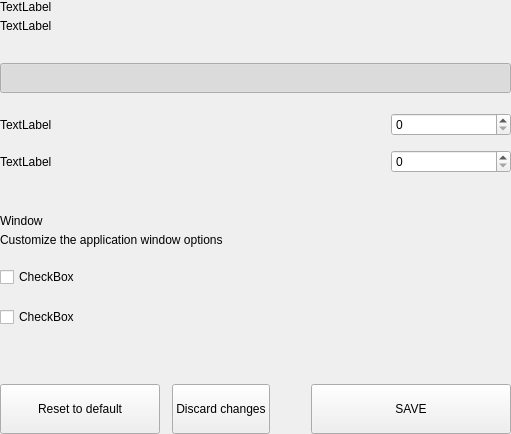
<?xml version="1.0" encoding="UTF-8"?>
<ui version="4.0">
 <class>SettingsMainOptionsWidget</class>
 <widget class="QWidget" name="SettingsMainOptionsWidget">
  <property name="geometry">
   <rect>
    <x>0</x>
    <y>0</y>
    <width>511</width>
    <height>434</height>
   </rect>
  </property>
  <property name="windowTitle">
   <string>Form</string>
  </property>
  <layout class="QVBoxLayout" name="verticalLayout">
   <property name="spacing">
    <number>0</number>
   </property>
   <property name="leftMargin">
    <number>0</number>
   </property>
   <property name="topMargin">
    <number>0</number>
   </property>
   <property name="rightMargin">
    <number>0</number>
   </property>
   <property name="bottomMargin">
    <number>0</number>
   </property>
   <item>
    <widget class="QWidget" name="left" native="true">
     <layout class="QVBoxLayout" name="verticalLayout_3">
      <property name="leftMargin">
       <number>0</number>
      </property>
      <property name="topMargin">
       <number>0</number>
      </property>
      <property name="rightMargin">
       <number>0</number>
      </property>
      <property name="bottomMargin">
       <number>0</number>
      </property>
      <item>
       <layout class="QVBoxLayout" name="verticalLayout_2">
        <property name="spacing">
         <number>0</number>
        </property>
        <item>
         <layout class="QHBoxLayout" name="horizontalLayout_3" stretch="1">
          <property name="spacing">
           <number>0</number>
          </property>
          <item>
           <layout class="QVBoxLayout" name="verticalLayoutTitle">
            <property name="spacing">
             <number>5</number>
            </property>
            <item>
             <widget class="QLabel" name="labelTitle">
              <property name="text">
               <string>TextLabel</string>
              </property>
             </widget>
            </item>
            <item>
             <widget class="QLabel" name="labelSubtitle1">
              <property name="text">
               <string>TextLabel</string>
              </property>
              <property name="wordWrap">
               <bool>true</bool>
              </property>
             </widget>
            </item>
           </layout>
          </item>
         </layout>
        </item>
        <item>
         <spacer name="verticalSpacer_2">
          <property name="orientation">
           <enum>Qt::Vertical</enum>
          </property>
          <property name="sizeType">
           <enum>QSizePolicy::Fixed</enum>
          </property>
          <property name="sizeHint" stdset="0">
           <size>
            <width>20</width>
            <height>30</height>
           </size>
          </property>
         </spacer>
        </item>
        <item>
         <layout class="QHBoxLayout" name="horizontalLayout">
          <item>
           <widget class="QPushButton" name="pushSwitchStart">
            <property name="minimumSize">
             <size>
              <width>0</width>
              <height>30</height>
             </size>
            </property>
            <property name="maximumSize">
             <size>
              <width>16777215</width>
              <height>30</height>
             </size>
            </property>
            <property name="text">
             <string/>
            </property>
            <property name="checkable">
             <bool>true</bool>
            </property>
            <property name="checked">
             <bool>true</bool>
            </property>
           </widget>
          </item>
         </layout>
        </item>
        <item>
         <spacer name="verticalSpacer_3">
          <property name="orientation">
           <enum>Qt::Vertical</enum>
          </property>
          <property name="sizeType">
           <enum>QSizePolicy::Fixed</enum>
          </property>
          <property name="sizeHint" stdset="0">
           <size>
            <width>20</width>
            <height>20</height>
           </size>
          </property>
         </spacer>
        </item>
        <item>
         <layout class="QHBoxLayout" name="horizontalLayout_2">
          <item>
           <widget class="QLabel" name="labelTitleSizeDb">
            <property name="text">
             <string>TextLabel</string>
            </property>
           </widget>
          </item>
          <item>
           <spacer name="horizontalSpacer_3">
            <property name="orientation">
             <enum>Qt::Horizontal</enum>
            </property>
            <property name="sizeHint" stdset="0">
             <size>
              <width>40</width>
              <height>20</height>
             </size>
            </property>
           </spacer>
          </item>
          <item>
           <widget class="QSpinBox" name="databaseCache">
            <property name="minimumSize">
             <size>
              <width>120</width>
              <height>0</height>
             </size>
            </property>
           </widget>
          </item>
         </layout>
        </item>
        <item>
         <spacer name="verticalThreads2">
          <property name="orientation">
           <enum>Qt::Vertical</enum>
          </property>
          <property name="sizeType">
           <enum>QSizePolicy::Fixed</enum>
          </property>
          <property name="sizeHint" stdset="0">
           <size>
            <width>20</width>
            <height>14</height>
           </size>
          </property>
         </spacer>
        </item>
        <item>
         <layout class="QHBoxLayout" name="horizontalThreads">
          <item>
           <widget class="QLabel" name="labelTitleThreads">
            <property name="text">
             <string>TextLabel</string>
            </property>
           </widget>
          </item>
          <item>
           <spacer name="horizontalSpacerThreads">
            <property name="orientation">
             <enum>Qt::Horizontal</enum>
            </property>
            <property name="sizeHint" stdset="0">
             <size>
              <width>40</width>
              <height>20</height>
             </size>
            </property>
           </spacer>
          </item>
          <item>
           <widget class="QSpinBox" name="threadsScriptVerif">
            <property name="minimumSize">
             <size>
              <width>120</width>
              <height>0</height>
             </size>
            </property>
           </widget>
          </item>
         </layout>
        </item>
        <item>
         <spacer name="verticalPercentagezSch">
          <property name="orientation">
           <enum>Qt::Vertical</enum>
          </property>
          <property name="sizeType">
           <enum>QSizePolicy::Fixed</enum>
          </property>
          <property name="sizeHint" stdset="0">
           <size>
            <width>20</width>
            <height>20</height>
           </size>
          </property>
         </spacer>
        </item>
        <item>
         <widget class="QLabel" name="labelDivider">
          <property name="minimumSize">
           <size>
            <width>0</width>
            <height>1</height>
           </size>
          </property>
          <property name="maximumSize">
           <size>
            <width>16777215</width>
            <height>1</height>
           </size>
          </property>
          <property name="text">
           <string/>
          </property>
         </widget>
        </item>
        <item>
         <spacer name="verticalThreads">
          <property name="orientation">
           <enum>Qt::Vertical</enum>
          </property>
          <property name="sizeType">
           <enum>QSizePolicy::Fixed</enum>
          </property>
          <property name="sizeHint" stdset="0">
           <size>
            <width>20</width>
            <height>20</height>
           </size>
          </property>
         </spacer>
        </item>
        <item>
         <layout class="QHBoxLayout" name="horizontalLayout_34" stretch="1">
          <property name="spacing">
           <number>0</number>
          </property>
          <item>
           <layout class="QVBoxLayout" name="verticalLayoutTitle2">
            <property name="spacing">
             <number>5</number>
            </property>
            <item>
             <widget class="QLabel" name="labelTitleDown">
              <property name="text">
               <string>Window</string>
              </property>
             </widget>
            </item>
            <item>
             <widget class="QLabel" name="labelSubtitleDown">
              <property name="text">
               <string>Customize the application window options</string>
              </property>
              <property name="wordWrap">
               <bool>true</bool>
              </property>
             </widget>
            </item>
           </layout>
          </item>
         </layout>
        </item>
        <item>
         <spacer name="verticalSpacer_5">
          <property name="orientation">
           <enum>Qt::Vertical</enum>
          </property>
          <property name="sizeType">
           <enum>QSizePolicy::Fixed</enum>
          </property>
          <property name="sizeHint" stdset="0">
           <size>
            <width>20</width>
            <height>20</height>
           </size>
          </property>
         </spacer>
        </item>
        <item>
         <widget class="QCheckBox" name="checkBoxMinTaskbar">
          <property name="text">
           <string>CheckBox</string>
          </property>
         </widget>
        </item>
        <item>
         <spacer name="verticalSpacer_4">
          <property name="orientation">
           <enum>Qt::Vertical</enum>
          </property>
          <property name="sizeType">
           <enum>QSizePolicy::Fixed</enum>
          </property>
          <property name="sizeHint" stdset="0">
           <size>
            <width>20</width>
            <height>20</height>
           </size>
          </property>
         </spacer>
        </item>
        <item>
         <widget class="QCheckBox" name="checkBoxMinClose">
          <property name="text">
           <string>CheckBox</string>
          </property>
         </widget>
        </item>
        <item>
         <spacer name="verticalSpacer">
          <property name="orientation">
           <enum>Qt::Vertical</enum>
          </property>
          <property name="sizeHint" stdset="0">
           <size>
            <width>20</width>
            <height>40</height>
           </size>
          </property>
         </spacer>
        </item>
        <item>
         <layout class="QHBoxLayout" name="horizontalLayout_7">
          <property name="spacing">
           <number>12</number>
          </property>
          <item>
           <widget class="QPushButton" name="pushButtonReset">
            <property name="minimumSize">
             <size>
              <width>160</width>
              <height>50</height>
             </size>
            </property>
            <property name="maximumSize">
             <size>
              <width>50</width>
              <height>16777215</height>
             </size>
            </property>
            <property name="focusPolicy">
             <enum>Qt::NoFocus</enum>
            </property>
            <property name="text">
             <string>Reset to default</string>
            </property>
           </widget>
          </item>
          <item>
           <widget class="QPushButton" name="pushButtonClean">
            <property name="minimumSize">
             <size>
              <width>0</width>
              <height>50</height>
             </size>
            </property>
            <property name="focusPolicy">
             <enum>Qt::NoFocus</enum>
            </property>
            <property name="text">
             <string>Discard changes</string>
            </property>
           </widget>
          </item>
          <item>
           <spacer name="horizontalSpacer_5">
            <property name="orientation">
             <enum>Qt::Horizontal</enum>
            </property>
            <property name="sizeType">
             <enum>QSizePolicy::Expanding</enum>
            </property>
            <property name="sizeHint" stdset="0">
             <size>
              <width>40</width>
              <height>20</height>
             </size>
            </property>
           </spacer>
          </item>
          <item>
           <widget class="QPushButton" name="pushButtonSave">
            <property name="minimumSize">
             <size>
              <width>200</width>
              <height>50</height>
             </size>
            </property>
            <property name="maximumSize">
             <size>
              <width>200</width>
              <height>50</height>
             </size>
            </property>
            <property name="focusPolicy">
             <enum>Qt::NoFocus</enum>
            </property>
            <property name="text">
             <string>SAVE</string>
            </property>
           </widget>
          </item>
         </layout>
        </item>
       </layout>
      </item>
     </layout>
    </widget>
   </item>
  </layout>
 </widget>
 <resources/>
 <connections/>
</ui>
